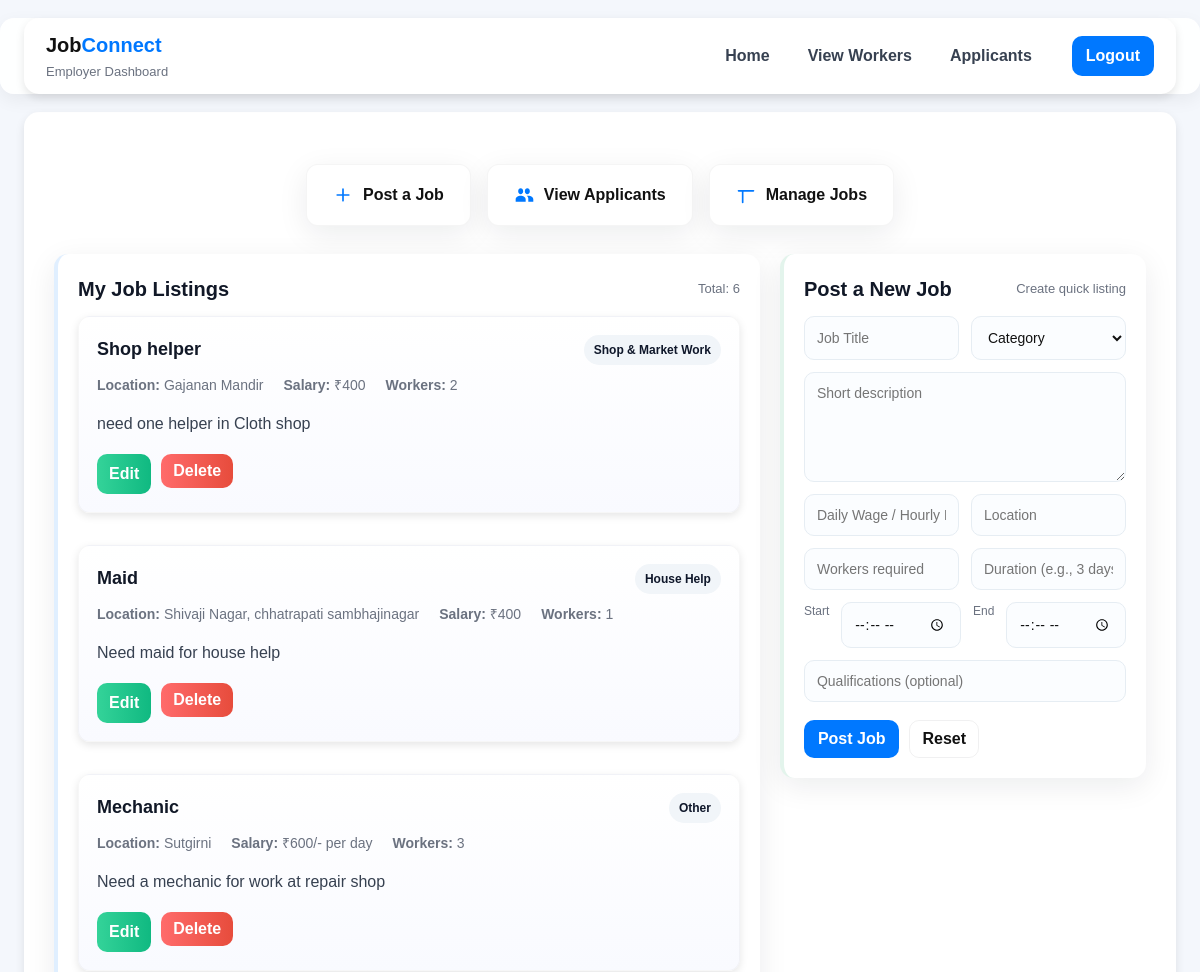
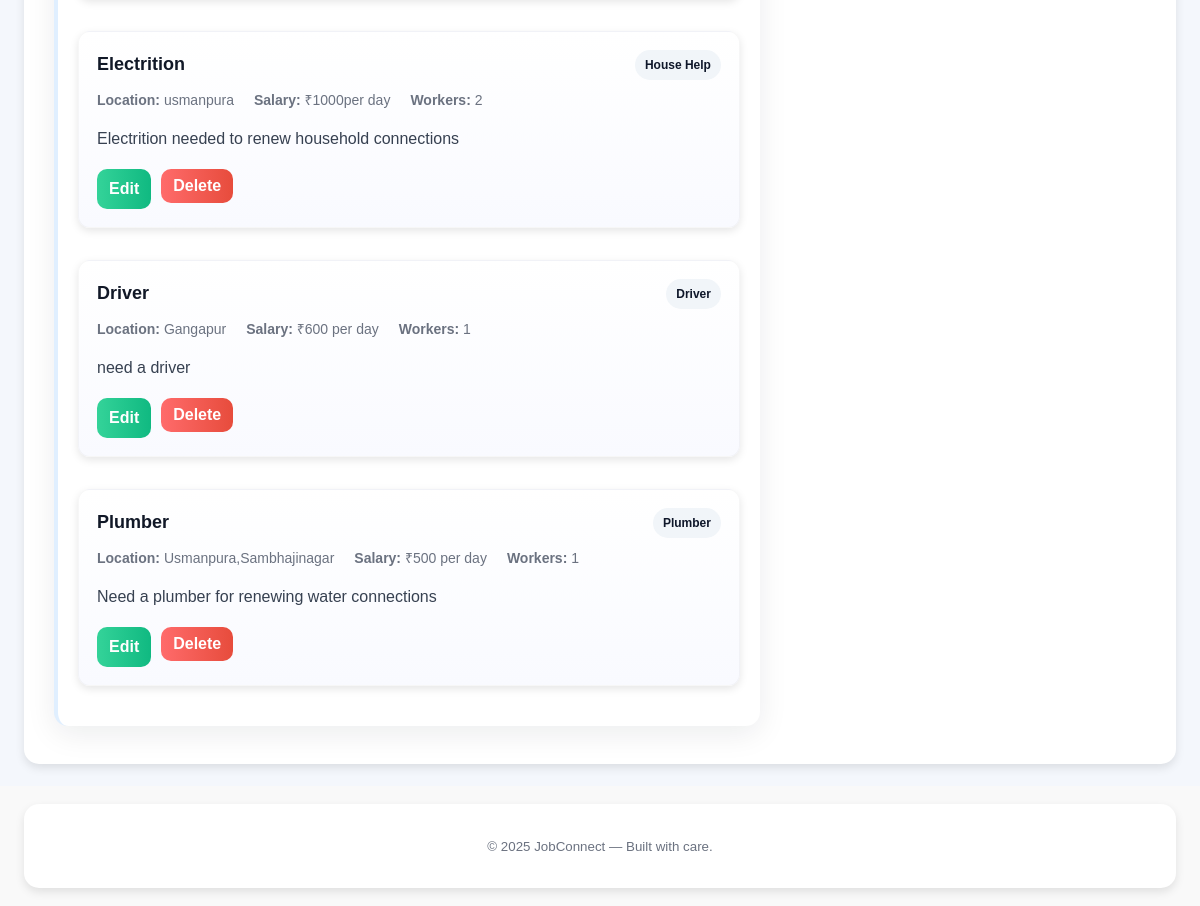
Page /employer (signed in) on the committed database (2 pictures, top to bottom).
### tables this page shows
CREATE TABLE jobs (
    id INTEGER PRIMARY KEY AUTOINCREMENT,
    employer_id INTEGER NOT NULL,
    title TEXT NOT NULL,
    description TEXT,
    salary TEXT,
    location TEXT,
    qualifications TEXT,
    category TEXT NOT NULL,
    posted_on TIMESTAMP DEFAULT CURRENT_TIMESTAMP, start_time TEXT, end_time TEXT, duration TEXT, workers_needed INTEGER,
    FOREIGN KEY (employer_id) REFERENCES users (id)
);

### app.py (the view)
@app.route('/employer')
def employer():
    if session.get('role') != 'employer':
        flash('Access denied.')
        return redirect(url_for('login'))
    user_id = session['user_id']
    with get_conn() as conn:
        employer = conn.execute(
            "SELECT COALESCE(is_verified, 1) AS is_verified FROM users WHERE id=?",
            (user_id,)
        ).fetchone()
    if not employer:
        flash('User not found. Please log in again.')
        return redirect(url_for('login'))
    if employer['is_verified'] == 0:
        flash("⏳ Your account is pending admin verification.")
        return redirect(url_for('index'))
    with get_conn() as conn:
        jobs = conn.execute(
            "SELECT * FROM jobs WHERE employer_id=? ORDER BY id DESC",
            (user_id,)
        ).fetchall()
    categories = [
        "House Help", "Construction", "Delivery", "Driver",
        "Shop & Market Work", "Other"
    ]
    return render_template(
        'employer.html',
        name=session.get("name"),
        jobs=jobs,
        categories=categories
    )

### app.py (called while the page is built)
def get_conn():
    conn = sqlite3.connect(DB_PATH, timeout=10)
    conn.row_factory = sqlite3.Row
    return conn

### templates/employer.html (shortened to what this page needs)
<!DOCTYPE html>
<html lang="en">
<head>
  <link rel="stylesheet" href="{{ url_for('static', filename='css/style.css') }}">
</head>
<body>
  <header class="topbar">
    <div class="container">
      <div class="brand">
        <div class="logo">Job<span>Connect</span></div>
        <div class="subtitle">Employer Dashboard</div>
      </div>
      <nav class="nav">
        <a href="{{ url_for('employer') }}" class="nav-link">Home</a>
        <a href="{{ url_for('view_workers') }}" class="nav-link">View Workers</a>
        <a href="{{ url_for('view_applicants') }}" class="nav-link">Applicants</a>
        <a href="{{ url_for('logout') }}" class="nav-cta">Logout</a>
      </nav>
    </div>
  </header>
  <main class="main container">
    <section class="action-row">
      <button class="action-card" onclick="document.querySelector('.right-box').scrollIntoView({behavior:'smooth'})">
        <svg class="icon" viewBox="0 0 24 24" width="20" height="20"><path d="M12 5v14M5 12h14" stroke="currentColor" stroke-width="2" stroke-linecap="round" stroke-linejoin="round" fill="none"/></svg>
        Post a Job
      </button>
      <a class="action-card" href="{{ url_for('view_applicants') }}">
        View Applicants
      </a>
      <a class="action-card" href="{{ url_for('manage_jobs') }}">
        <svg class="icon" viewBox="0 0 24 24" width="20" height="20"><path d="M3 7h18M8 21V7" stroke="currentColor" stroke-width="2" stroke-linecap="round" stroke-linejoin="round" fill="none"/></svg>
        Manage Jobs
      </a>
    </section>
    <section class="two-window">
      <aside class="window-box left-box">
        <div class="window-head">
          <h3>My Job Listings</h3>
          <span class="muted">Total: {{ jobs|length }}</span>
        </div>
        <div class="jobs-list">
          {% if jobs %}
            {% for job in jobs %}
              <article class="job-card">
                <div class="job-card-head">
                  <h4 class="job-title">{{ job['title'] }}</h4>
                  <span class="pill">{{ job['category'] or 'Other' }}</span>
                </div>
                <div class="job-meta">
                  <div><strong>Location:</strong> {{ job['location'] }}</div>
                  <div><strong>Salary:</strong> ₹{{ job['salary'] }}</div>
                  <div><strong>Workers:</strong> {{ job['workers_needed'] or '—' }}</div>
                </div>
                <p class="job-desc">{{ job['description'] }}</p>
                <div class="job-actions">
                  <a class="btn btn-edit" href="{{ url_for('edit_job', job_id=job['id']) }}">Edit</a>
                  <form method="POST" action="{{ url_for('delete_job', job_id=job['id']) }}" onsubmit="return confirm('Delete this job?');">
                    <button type="submit" class="btn btn-delete">Delete</button>
                  </form>
                </div>
              </article>
            {% endfor %}
          {% else %}
            <p class="muted">You have not posted any jobs yet. Use the Post a Job button to create one.</p>
          {% endif %}
        </div>
      </aside>
      <section class="window-box right-box">
        <div class="window-head">
          <h3>Post a New Job</h3>
          <span class="muted">Create quick listing</span>
        </div>
        <form method="POST" action="{{ url_for('post_job') }}" class="post-form">
          <div class="form-row">
            <input type="text" name="title" placeholder="Job Title" required>
            <select name="category" required>
              <option value="">Category</option>
            </select>
          </div>
          <textarea name="description" placeholder="Short description" required></textarea>
          <div class="form-row">
            <input type="text" name="salary" placeholder="Daily Wage / Hourly Rate (₹)" required>
            <input type="text" name="location" placeholder="Location" required>
          </div>
          <div class="form-row">
            <input type="number" name="workers_needed" min="1" placeholder="Workers required" required>
            <input type="text" name="duration" placeholder="Duration (e.g., 3 days)" required>
          </div>
          <div class="form-row">
            <label class="time-label">Start</label>
            <input type="time" name="start_time" required>
            <label class="time-label">End</label>
            <input type="time" name="end_time" required>
          </div>
          <input type="text" name="qualifications" placeholder="Qualifications (optional)">
          <div class="form-actions">
            <button type="submit" class="btn primary">Post Job</button>
            <button type="reset" class="btn ghost">Reset</button>
          </div>
        </form>
      </section>
    </section>
  </main>
  <footer class="footer">
    <div class="container">
      <small>© 2025 JobConnect — Built with care.</small>
    </div>
  </footer>
</body>
</html>

### templates/employer.html (style rules this page uses)
:root { --bg: #f4f7fc; --card: #fff; --muted: #6b7280; --accent: #0078ff; --accent-2: #1aa261; --shadow: 0 8px 30px rgba(16,24,40,0.08); --radius-lg: 14px; --radius-md: 10px; --container: 1200px; }
* { box-sizing:border-box;margin:0;padding:0 }
html,body { height:100% }
body { font-family: "Inter", "Poppins", system-ui, -apple-system, "Segoe UI", Roboto, "Helvetica Neue", Arial; background: var(--bg); color: #111827; -webkit-font-smoothing:antialiased; -moz-osx-font-smoothing:grayscale; line-height:1.5; }
.container { width: 96%; max-width: var(--container); margin: 0 auto; }
.topbar { background: rgba(255,255,255,0.9); backdrop-filter: blur(6px); border-radius: 14px; margin: 18px auto; box-shadow: 0 6px 18px rgba(2,6,23,0.06); }
.topbar .container { display:flex; align-items:center; gap:20px; padding: 12px 22px; }
.brand { display:flex;flex-direction:column;gap:2px }
.logo { font-weight:700;font-size:20px;color:#111 }
.logo span { color:var(--accent) }
.subtitle { font-size:13px;color:var(--muted) }
.nav { margin-left:auto;display:flex;gap:14px;align-items:center }
.nav-link { color:#374151;text-decoration:none;padding:8px 12px;border-radius:8px;font-weight:600 }
.nav-cta { background:var(--accent);color:#fff;padding:8px 14px;border-radius:10px;text-decoration:none;font-weight:700 }
.action-row { display:flex;gap:16px;justify-content:center;margin:22px 0 10px }
.action-card { display:inline-flex;align-items:center;gap:10px;padding:18px 26px;border-radius:12px;background:var(--card);box-shadow:var(--shadow);border:1px solid rgba(2,6,23,0.04); cursor:pointer;font-weight:700;color:#111;text-decoration:none }
.action-card .icon { color:var(--accent);width:20px;height:20px }
.two-window { display:flex;gap:20px;align-items:flex-start;padding:8px 0 }
.window-box { background:var(--card);border-radius:var(--radius-lg);padding:20px;box-shadow:var(--shadow);flex:1; max-height:none;overflow:visible; }
.left-box { flex:1 1 60%;border-left:4px solid rgba(0,120,255,0.12) }
.right-box { flex:0 0 360px;border-left:4px solid rgba(26,162,97,0.12) }
.window-head { display:flex;justify-content:space-between;align-items:center;margin-bottom:12px }
.window-head h3 { font-size:20px }
.muted { color:var(--muted);font-size:13px }
.jobs-list { display:flex;flex-direction:column;gap:12px }
.job-card { background:linear-gradient(180deg, rgba(255,255,255,1), rgba(249,250,255,1)); border-radius:12px;padding:18px;border:1px solid rgba(2,6,23,0.03); display:flex;flex-direction:column;gap:10px; }
.job-card-head { display:flex;justify-content:space-between;align-items:center;gap:8px }
.job-title { margin:0;font-size:18px }
.pill { background:#f1f5f9;color:#0f172a;padding:6px 10px;border-radius:999px;font-weight:600;font-size:12px }
.job-meta { display:flex;gap:20px;flex-wrap:wrap;color:var(--muted);font-size:14px }
.job-desc { color:#374151;margin-top:6px }
.job-actions { display:flex;gap:10px;margin-top:8px }
.btn { padding:8px 12px;border-radius:10px;border:none;cursor:pointer;text-decoration:none;display:inline-flex;align-items:center;gap:8px;font-weight:700 }
.btn-edit { background:linear-gradient(90deg,#34d399,#10b981);color:#fff }
.btn-delete { background:linear-gradient(90deg,#ff6b6b,#e74c3c);color:#fff }
.post-form { display:flex;flex-direction:column;gap:12px }
.post-form input[type="text"], .post-form input[type="number"], .post-form input[type="time"], .post-form select, .post-form textarea { width:100%;padding:12px;border-radius:10px;border:1px solid #e6edf3;background:#fbfdff;font-size:14px;color:#111; outline:none;transition:box-shadow .12s,border-color .12s; }
.post-form textarea { min-height:110px;resize:vertical }
.form-row { display:flex;gap:12px }
.form-row > * { flex:1 }
.time-label { display:block;color:var(--muted);font-size:12px;margin-bottom:4px }
.form-actions { display:flex;gap:10px;margin-top:6px }
.btn.primary { background:var(--accent);color:white;border-radius:10px;padding:10px 14px }
.btn.ghost { background:transparent;border:1px solid rgba(2,6,23,0.06);color:#111 }
.footer { margin-top:22px;padding:18px 0;text-align:center;color:var(--muted) }

### rows in the picture
jobs: title "Shop helper", category "Shop & Market Work", location "Gajanan Mandir", salary "400", workers_needed "2", description "need one helper in Cloth shop"
jobs: title "Maid", category "House Help", location "Shivaji Nagar, chhatrapati sambhajinagar", salary "400", workers_needed "1", description "Need maid for house help"
jobs: title "Mechanic", category "Other", location "Sutgirni", salary "600/- per day", workers_needed "3", description "Need a mechanic for work at repair shop"
jobs: title "Electrition", category "House Help", location "usmanpura", salary "1000per day", workers_needed "2", description "Electrition needed to renew household connections"
jobs: title "Driver", category "Driver", location "Gangapur", salary "600 per day", workers_needed "1", description "need a driver"
jobs: title "Plumber", category "Plumber", location "Usmanpura,Sambhajinagar", salary "500 per day", workers_needed "1", description "Need a plumber for renewing water connections"

### other values in the picture
{{ jobs|length }} "6"
